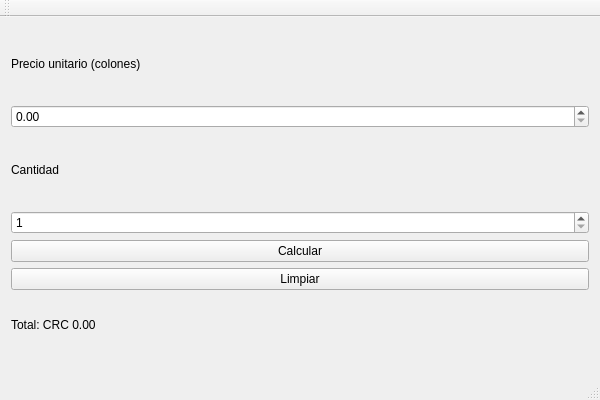
<?xml version="1.0" encoding="UTF-8"?>
<ui version="4.0">
 <class>lab6Class</class>
 <widget class="QMainWindow" name="lab6Class">
  <property name="geometry">
   <rect>
    <x>0</x>
    <y>0</y>
    <width>600</width>
    <height>400</height>
   </rect>
  </property>
  <property name="windowTitle">
   <string>lab6</string>
  </property>
  <property name="layoutDirection">
   <enum>Qt::LayoutDirection::LeftToRight</enum>
  </property>
  <widget class="QWidget" name="centralWidget">
   <layout class="QVBoxLayout" name="verticalLayout">
    <item>
     <widget class="QLabel" name="lblPrecio">
      <property name="text">
       <string>Precio unitario (colones)</string>
      </property>
     </widget>
    </item>
    <item>
     <widget class="QDoubleSpinBox" name="spnPrecio">
      <property name="decimals">
       <number>2</number>
      </property>
      <property name="minimum">
       <double>0.000000000000000</double>
      </property>
      <property name="maximum">
       <double>1000000.000000000000000</double>
      </property>
      <property name="singleStep">
       <double>100.000000000000000</double>
      </property>
      <property name="value">
       <double>0.000000000000000</double>
      </property>
     </widget>
    </item>
    <item>
     <widget class="QLabel" name="lblCantidad">
      <property name="text">
       <string>Cantidad</string>
      </property>
     </widget>
    </item>
    <item>
     <widget class="QSpinBox" name="spnCantidad">
      <property name="minimum">
       <number>1</number>
      </property>
      <property name="maximum">
       <number>1000</number>
      </property>
     </widget>
    </item>
    <item>
     <widget class="QPushButton" name="btnCalcular">
      <property name="text">
       <string>Calcular</string>
      </property>
     </widget>
    </item>
    <item>
     <widget class="QPushButton" name="btnLimpiar">
      <property name="text">
       <string>Limpiar</string>
      </property>
     </widget>
    </item>
    <item>
     <widget class="QLabel" name="lblTotal">
      <property name="text">
       <string>Total: CRC 0.00 
</string>
      </property>
     </widget>
    </item>
   </layout>
  </widget>
  <widget class="QMenuBar" name="menuBar">
   <property name="geometry">
    <rect>
     <x>0</x>
     <y>0</y>
     <width>600</width>
     <height>21</height>
    </rect>
   </property>
  </widget>
  <widget class="QToolBar" name="mainToolBar">
   <attribute name="toolBarArea">
    <enum>TopToolBarArea</enum>
   </attribute>
   <attribute name="toolBarBreak">
    <bool>false</bool>
   </attribute>
  </widget>
  <widget class="QStatusBar" name="statusBar"/>
 </widget>
 <layoutdefault spacing="6" margin="11"/>
 <resources>
  <include location="lab6.qrc"/>
 </resources>
 <connections/>
</ui>
